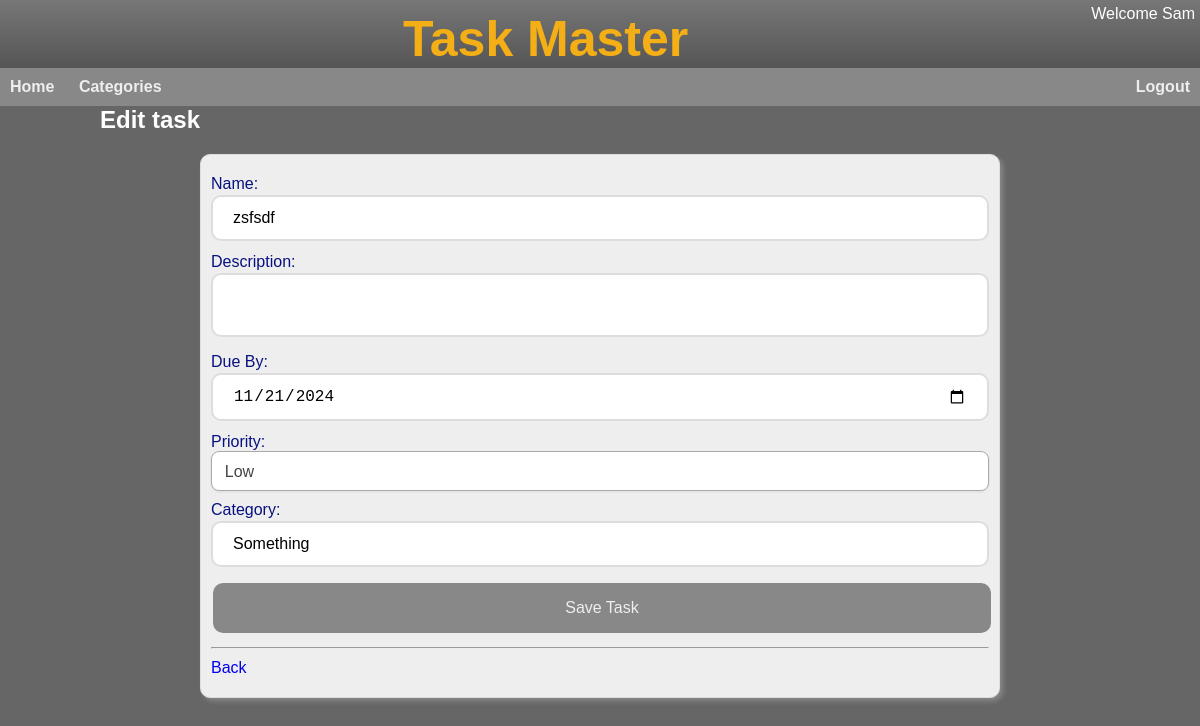
The app's page /edit/4 (signed in), older data.
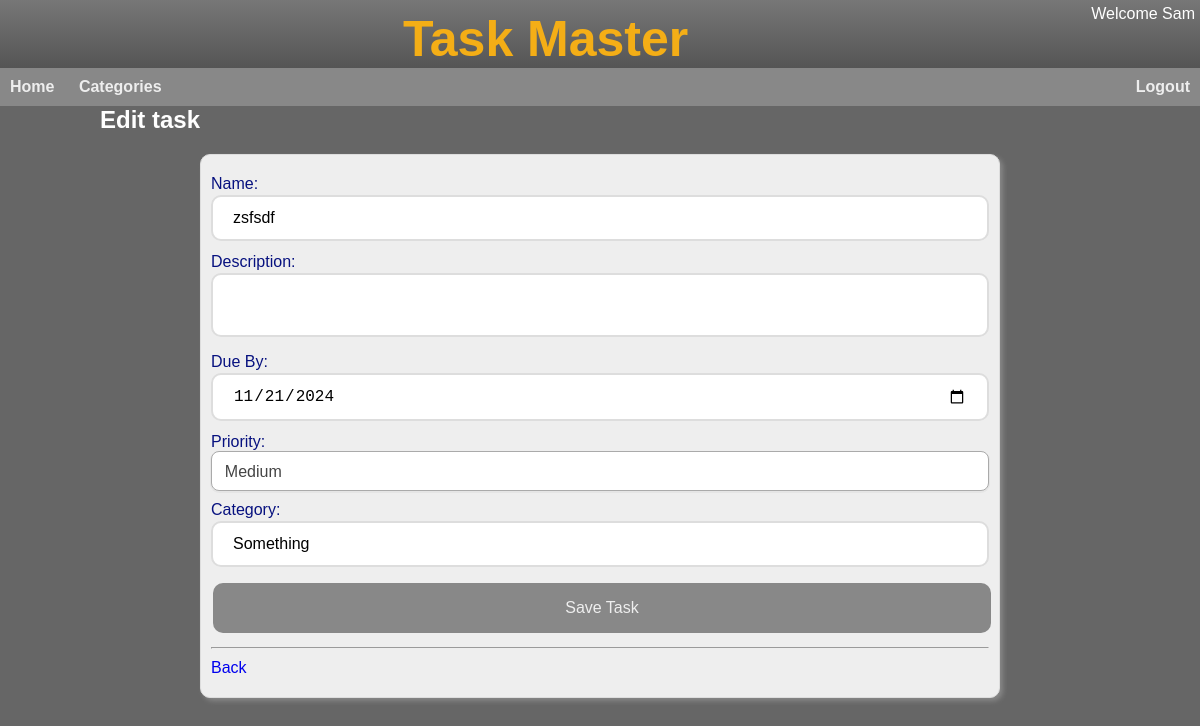
The same page, newer data.
### app/models/task.py (models this page shows, shortened)
class Task(db.Model):
  id = db.Column(db.Integer, primary_key=True)
  user_id = db.Column(db.Integer, db.ForeignKey('user.id'))
  name = db.Column(db.String(32))
  description = db.Column(db.String(250))
  category = db.Column(db.String(10))
  priority = db.Column(db.Integer,default=P_LOW)
  status = db.Column(db.Integer,default=STS_NEW)
  due_by = db.Column(db.DateTime)
  created_at = db.Column(db.DateTime, default=db.func.datetime('now'))

### app/main/main_routes.py (the view)
@bp.route('/edit/<id>')
@login_required
def edit_task(id):
    task = Task.query.get(id)
    if not task or task.user_id != current_user.id:
      abort(403)
    return render_template('edit_task.html', task=task, action_url = url_for('main.update_task', id=task.id))

### app/main/__init__.py (called while the page is built)
def init_app(app):
    app.register_blueprint(bp)
    app.register_error_handler(403, error_forbidden)
    app.jinja_options['finalize'] = lambda x: x if x is not None else '' #prevent Jinja from printing None
    login.login_view = 'main.login'
    login.init_app(app)
    @app.context_processor
    def inject_default_template_variables():
         return dict(h=helpers)
    @app.before_request
    def update_last_seen():
      if current_user.is_authenticated:
        current_user.update_last_seen()

### app/models/user.py (called while the page is built)
@login.user_loader
def load_user(id):
  return User.query.get(int(id))

  def update_last_seen(self):
    last_seen = self.last_seen if self.last_seen else datetime.fromtimestamp(0)
    if (datetime.utcnow() - last_seen).total_seconds() > 600:  # More than 10 minutes ago
     self.last_seen = datetime.utcnow()
     db.session.commit()

### app/utils/helpers.py (called while the page is built)
def html_date(dt):
  if not isinstance(dt, datetime.datetime):
    return ''
  return dt.strftime("%Y-%m-%d")

### app/templates/edit_task.html
{% extends "base.html" %}
{% block head %}
  <link rel="stylesheet" href="{{ url_for('static', filename='taskform.css') }}">
{% endblock %}
{% block content %}
<div id="new-task">
  <h2>Edit task</h2>
    {% include '_task_form.html'   %}
</div>
{% endblock %}

### app/templates/_task_form.html (shortened to what this page needs)
<form id="taskform" action="{{ action_url }}" method="POST">
    <div>
        <label for="name">Name:</label>
        <input type="text" id="title" name="name" value="{{ task.name }}" required>
    </div>
    <div>
        <label for="description">Description:</label>
        <textarea id="description" name="description">{{ task.description }}</textarea>
    </div>
    <div>
        <label for="due_by">Due By:</label>
        <input type="date" id="due_by" name="due_by" value="{{ h.html_date(task.due_by) }}">
    </div>
    <div>
        <label for="priority">Priority:</label>
        <select id="priority" name="priority" required>
            <option value="0" {% if task.priority == 0 %}selected{% endif %}>Low</option>
            <option value="1" {% if task.priority == 1 %}selected{% endif %}>Medium</option>
        </select>
    </div>
    <div>
        <label for="category">Category:</label>
        <input type="text" id="category" name="category" value="{{ task.category }}" >
    </div>
    <div>
        <input type="submit" value="Save Task">
    </div>
    <div>
      <hr>
      <p><a href="{{ url_for('.home') }}">Back</a></li></p>
    </div>
</form>

Row changes from the older to the newer data that the page shows:
changed Task "zsfsdf": priority (not shown) → "Medium"
Text that changed along with them:
form field priority: "Low" → (not shown)
